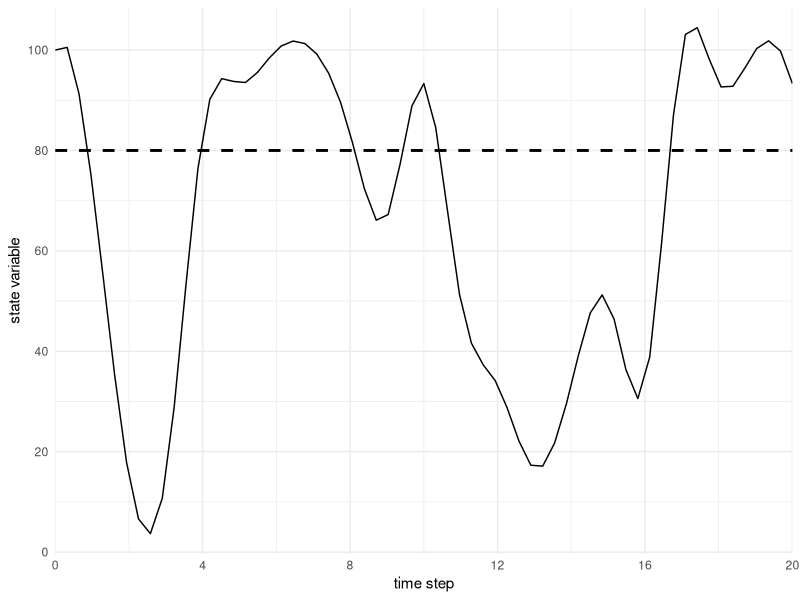
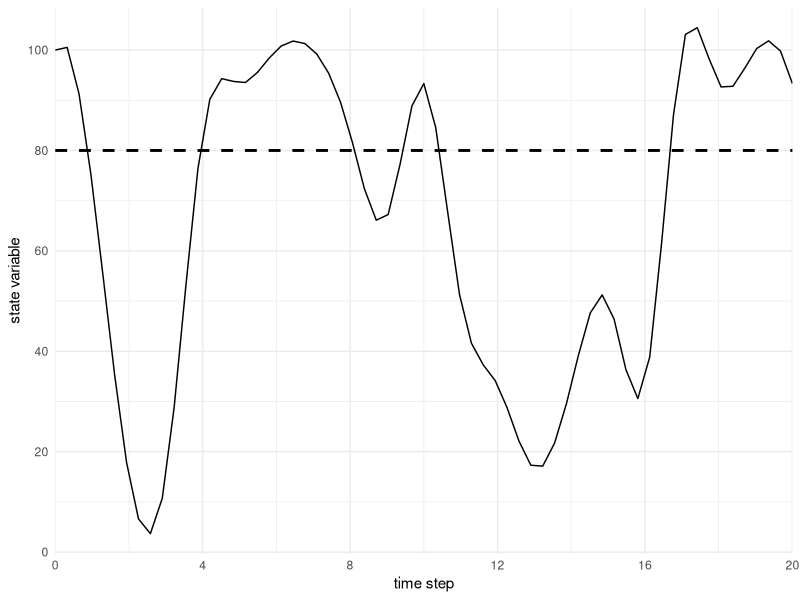

Source code (R) for these figures, in order: (Note: this script raises an error after producing the figures.)

library(here)
library(ggplot2)


x=0:20


y=c(60, 52, 30, 30, 55, 58, 60, 60, 55, 50, 58, 45, 40, 35, 40, 45, 40, 60, 58, 60, 58)

yscaled=(y - min(y))/(max(y)-min(y))*100

yscaled[3:4]=yscaled[3:4]+15

data=data.frame(x,yscaled)

smoothed=as.data.frame(spline(x,yscaled))

fail=80

ggplot()+
  geom_line(smoothed, mapping=aes(x,y))+
  #geom_point(data, mapping=aes(x,yscaled))+
  theme_minimal()+
  geom_hline(yintercept=fail, linetype='dashed', size=1)+
  scale_x_continuous(breaks=seq(0,20,4),expand = expansion(add=0))+
  scale_y_continuous(breaks = seq(0,100,20), expand = expansion(add=4))+
  ylab('state variable')+
  xlab('time step')

ggsave()

reliability_time_steps=sum(smoothed$y<fail)
reliability=reliability_time_steps/nrow(smoothed)


tin=smoothed$x[34] # time step 34 is when failure begins
tout=smoothed$x[53] # time step 53 is when failiure ends
resiliency=tout-tin

vuln=fail-min(smoothed$y)



